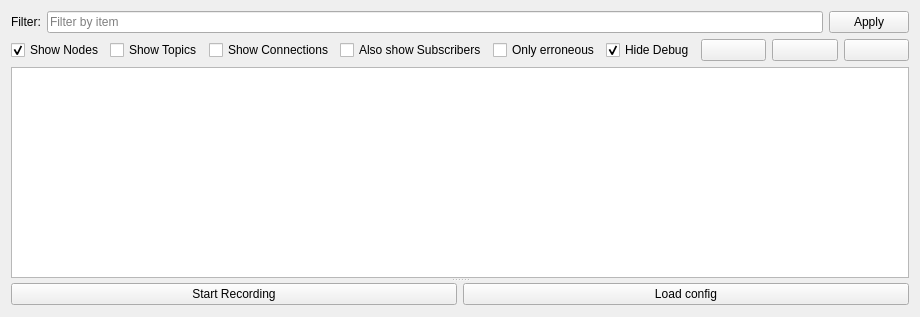
<?xml version="1.0" encoding="UTF-8"?>
<ui version="4.0">
 <class>tree_widget</class>
 <widget class="QWidget" name="tree_widget">
  <property name="geometry">
   <rect>
    <x>0</x>
    <y>0</y>
    <width>920</width>
    <height>317</height>
   </rect>
  </property>
  <property name="windowTitle">
   <string>ArniGui-Detail</string>
  </property>
  <layout class="QHBoxLayout" name="horizontalLayout_2">
   <item>
    <widget class="QSplitter" name="splitter">
     <property name="sizePolicy">
      <sizepolicy hsizetype="MinimumExpanding" vsizetype="MinimumExpanding">
       <horstretch>0</horstretch>
       <verstretch>0</verstretch>
      </sizepolicy>
     </property>
     <property name="orientation">
      <enum>Qt::Vertical</enum>
     </property>
     <widget class="QWidget" name="layoutWidget">
      <layout class="QVBoxLayout" name="widget_vertical_layout">
       <item>
        <layout class="QHBoxLayout" name="filter_horizontal_layout">
         <item>
          <widget class="QLabel" name="filter_label">
           <property name="text">
            <string>Filter:</string>
           </property>
          </widget>
         </item>
         <item>
          <widget class="QLineEdit" name="filter_line_Edit">
           <property name="text">
            <string/>
           </property>
           <property name="placeholderText">
            <string>Filter by item</string>
           </property>
          </widget>
         </item>
         <item>
          <widget class="QPushButton" name="apply_push_button">
           <property name="text">
            <string>Apply</string>
           </property>
          </widget>
         </item>
        </layout>
       </item>
       <item>
        <layout class="QHBoxLayout" name="horizontal_layout">
         <item>
          <widget class="QCheckBox" name="show_nodes_check_box">
           <property name="text">
            <string>Show Nodes</string>
           </property>
           <property name="checked">
            <bool>true</bool>
           </property>
          </widget>
         </item>
         <item>
          <widget class="QCheckBox" name="show_topics_check_box">
           <property name="text">
            <string>Show Topics</string>
           </property>
          </widget>
         </item>
         <item>
          <widget class="QCheckBox" name="show_connections_check_box">
           <property name="text">
            <string>Show Connections</string>
           </property>
          </widget>
         </item>
         <item>
          <widget class="QCheckBox" name="also_show_subscribers_check_box">
           <property name="text">
            <string>Also show Subscribers</string>
           </property>
          </widget>
         </item>
         <item>
          <widget class="QCheckBox" name="show_erroneous_check_box">
           <property name="text">
            <string>Only erroneous</string>
           </property>
          </widget>
         </item>
         <item>
          <widget class="QCheckBox" name="hide_debug_check_box">
           <property name="enabled">
            <bool>true</bool>
           </property>
           <property name="text">
            <string>Hide Debug</string>
           </property>
           <property name="checked">
            <bool>true</bool>
           </property>
          </widget>
         </item>
         <item>
          <spacer name="horizontalSpacer">
           <property name="orientation">
            <enum>Qt::Horizontal</enum>
           </property>
           <property name="sizeType">
            <enum>QSizePolicy::Minimum</enum>
           </property>
           <property name="sizeHint" stdset="0">
            <size>
             <width>0</width>
             <height>0</height>
            </size>
           </property>
          </spacer>
         </item>
         <item>
          <widget class="QPushButton" name="plus_push_button">
           <property name="text">
            <string/>
           </property>
           <property name="icon">
            <iconset>
             <normaloff>graphics/plus.png</normaloff>graphics/plus.png</iconset>
           </property>
          </widget>
         </item>
         <item>
          <widget class="QPushButton" name="minus_push_button">
           <property name="text">
            <string/>
           </property>
           <property name="icon">
            <iconset>
             <normaloff>graphics/minus.png</normaloff>graphics/minus.png</iconset>
           </property>
          </widget>
         </item>
         <item>
          <widget class="QPushButton" name="expand_push_button">
           <property name="text">
            <string/>
           </property>
           <property name="icon">
            <iconset>
             <normaloff>graphics/expand.png</normaloff>graphics/expand.png</iconset>
           </property>
          </widget>
         </item>
        </layout>
       </item>
       <item>
        <widget class="QTreeView" name="item_tree_view">
         <property name="sizePolicy">
          <sizepolicy hsizetype="MinimumExpanding" vsizetype="MinimumExpanding">
           <horstretch>0</horstretch>
           <verstretch>0</verstretch>
          </sizepolicy>
         </property>
        </widget>
       </item>
      </layout>
     </widget>
     <widget class="QWidget" name="layoutWidget">
      <layout class="QHBoxLayout" name="horizontalLayout">
       <item>
        <widget class="QPushButton" name="recording_push_button">
         <property name="sizePolicy">
          <sizepolicy hsizetype="Minimum" vsizetype="Fixed">
           <horstretch>0</horstretch>
           <verstretch>0</verstretch>
          </sizepolicy>
         </property>
         <property name="minimumSize">
          <size>
           <width>20</width>
           <height>10</height>
          </size>
         </property>
         <property name="text">
          <string>Start Recording</string>
         </property>
        </widget>
       </item>
       <item>
        <widget class="QPushButton" name="load_config_push_button">
         <property name="minimumSize">
          <size>
           <width>20</width>
           <height>0</height>
          </size>
         </property>
         <property name="text">
          <string>Load config</string>
         </property>
        </widget>
       </item>
      </layout>
     </widget>
    </widget>
   </item>
  </layout>
 </widget>
 <resources/>
 <connections/>
</ui>
